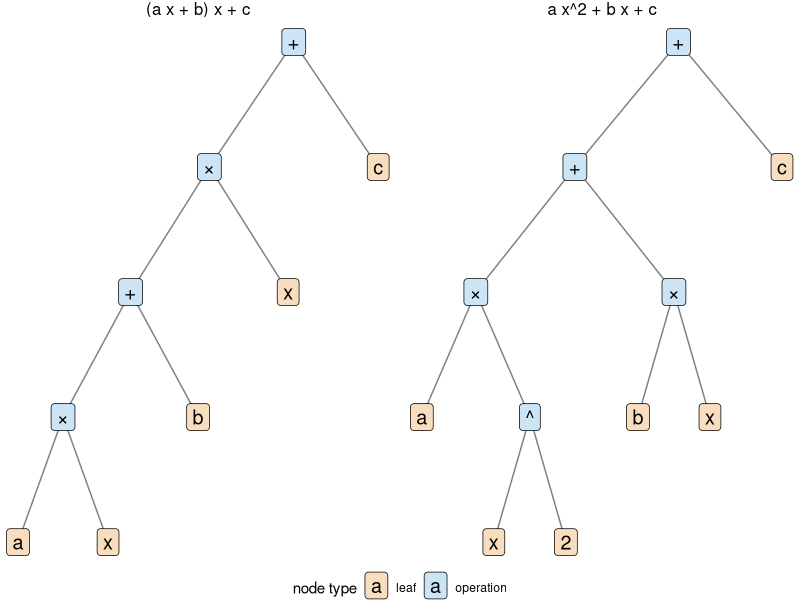

Here is the R script that generated this plot:
## ---- chunk 1
#| label: parse-trees-alt
#| include: false
fig_alt <- paste(
  "Two parse trees, drawn with the root at the top.",
  "In the left tree the root plus has children times and the leaf c.",
  "That times has children plus and the leaf x.",
  "The plus below it has children times and the leaf b,",
  "and that times has the leaves a and x.",
  "In the right tree the root plus has children plus and the leaf c.",
  "That plus has two children, both times.",
  "The first times has the leaf a and a power node with leaves x and 2.",
  "The second times has the leaves b and x."
)
## ---- chunk 2
#| label: parse-trees-plot
#| fig-alt: !expr fig_alt
#| fig-height: 4
# Each tree is a nested list: the first element is the node's label,
# and the remaining elements are its children.
times <- "×"
trees <- list(
  "(a x + b) x + c" = list(
    "+",
    list(times, list("+", list(times, "a", "x"), "b"), "x"),
    "c"
  ),
  "a x^2 + b x + c" = list(
    "+",
    list(
      "+",
      list(times, "a", list("^", "x", "2")),
      list(times, "b", "x")
    ),
    "c"
  )
)

# Leaves sit at consecutive x positions;
# each operation sits above the mean of its children.
layout_tree <- function(node, depth = 0, next_x = 0) {
  if (!is.list(node)) {
    return(list(
      nodes = data.frame(label = node, x = next_x, y = -depth, is_leaf = TRUE),
      edges = NULL,
      next_x = next_x + 1
    ))
  }
  nodes <- NULL
  edges <- NULL
  child_x <- numeric()
  for (child in node[-1]) {
    sub <- layout_tree(child, depth + 1, next_x)
    next_x <- sub$next_x
    child_x <- c(child_x, sub$nodes$x[1])
    edges <- rbind(
      edges,
      sub$edges,
      data.frame(x = NA_real_, y = -depth, xend = sub$nodes$x[1], yend = sub$nodes$y[1])
    )
    nodes <- rbind(nodes, sub$nodes)
  }
  me <- data.frame(label = node[[1]], x = mean(child_x), y = -depth, is_leaf = FALSE)
  edges$x[is.na(edges$x)] <- me$x
  list(nodes = rbind(me, nodes), edges = edges, next_x = next_x)
}

laid_out <- lapply(trees, layout_tree)
tree_nodes <- do.call(rbind, Map(
  function(res, name) cbind(res$nodes, tree = name),
  laid_out,
  names(trees)
))
tree_edges <- do.call(rbind, Map(
  function(res, name) cbind(res$edges, tree = name),
  laid_out,
  names(trees)
))
tree_nodes$kind <- ifelse(tree_nodes$is_leaf, "leaf", "operation")
tree_nodes$tree <- factor(tree_nodes$tree, levels = names(trees))
tree_edges$tree <- factor(tree_edges$tree, levels = names(trees))

ggplot2::ggplot() +
  ggplot2::geom_segment(
    data = tree_edges,
    ggplot2::aes(x = x, y = y, xend = xend, yend = yend),
    colour = "grey50"
  ) +
  ggplot2::geom_label(
    data = tree_nodes,
    ggplot2::aes(x = x, y = y, label = label, fill = kind),
    size = 5,
    linewidth = 0
  ) +
  ggplot2::scale_fill_manual(
    values = c(operation = "#CCE5F6", leaf = "#F9DDBF")
  ) +
  ggplot2::facet_wrap(~tree, scales = "free_x") +
  ggplot2::labs(fill = "node type") +
  ggplot2::theme_void() +
  ggplot2::theme(
    legend.position = "bottom",
    strip.text = ggplot2::element_text(size = 12)
  )
